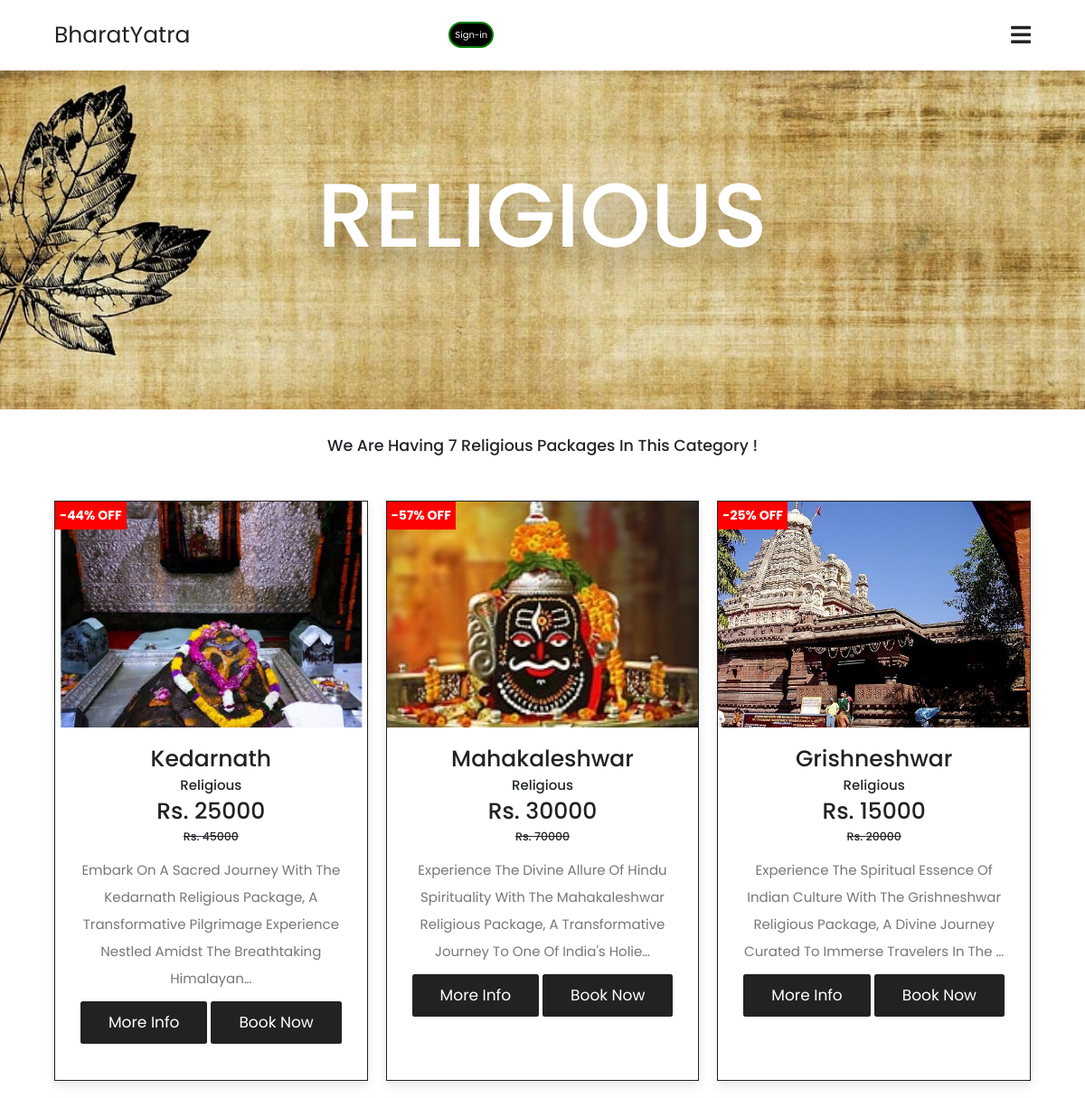
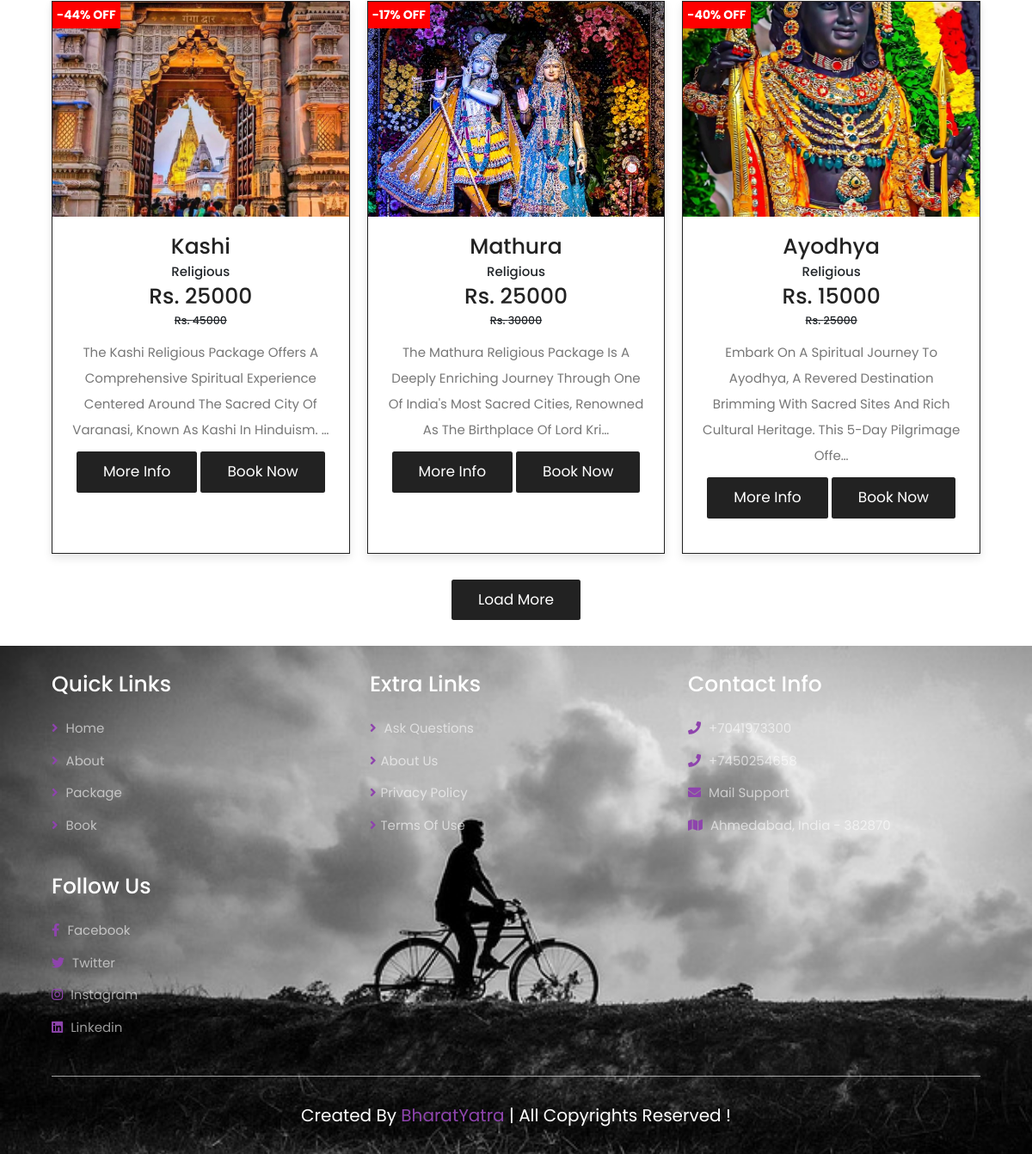
The page /categories/cat25hhf5214e/ on the database its author committed (2 pictures, top to bottom).
### core/models.py (models this page shows, shortened)
class Category(models.Model):
    cid = ShortUUIDField(unique=True, length=10, max_length=20, prefix="cat", alphabet="abcdefgh12345")
    published_date = models.DateTimeField(auto_now_add=False, null=True, blank=True)
    title = models.CharField(max_length=100, default="Religious")
    image = models.ImageField(upload_to="category", default="category.jpg")
    class Meta:
        verbose_name_plural = "Categories"

class Package(models.Model):
    pid = ShortUUIDField(unique=True, length=10, max_length=20, alphabet="abcdefgh12345")
    user = models.ForeignKey(User, on_delete=models.SET_NULL, null=True)
    category = models.ForeignKey(Category, on_delete=models.SET_NULL, null=True, related_name="category")
    title = models.CharField(max_length=100, default="Kedarnath")
    image = models.ImageField(upload_to=user_directory_path, default="package.jpg")
    description = RichTextUploadingField(null=True, blank=True, default="This is a Package.")
    price = models.DecimalField(max_digits=99999, decimal_places=2, default=5000)
    old_price = models.DecimalField(max_digits=99999, decimal_places=2, default=10000)
    specifications = RichTextUploadingField(null=True, blank=True)
    package_left_count = models.CharField(max_length=100, default="10", null=True, blank=True)
    package_life_date = models.CharField(max_length=100, default="100 Days", null=True, blank=True)
    published_date = models.DateTimeField(auto_now_add=False, null=True, blank=True)
    package_date_from = models.DateTimeField(auto_now_add=False, null=True, blank=True)
    package_date_to = models.DateTimeField(auto_now_add=False, null=True, blank=True)
    tags = TaggableManager(blank=True)
    package_status = models.CharField(choices=STATUS, max_length=10, default="in_review")
    status = models.BooleanField(default=True)
    in_stock = models.BooleanField(default=True)
    featured = models.BooleanField(default=False)
    digital = models.BooleanField(default=False)
    sku = ShortUUIDField(unique=True, length=4, max_length=10, prefix="sku", alphabet="1234567890")
    date = models.DateTimeField(auto_now_add=True)
    updated = models.DateTimeField(null=True, blank=True)
    razorpay_order_id = models.CharField(max_length=100, null=True, blank=True)
    razorpay_payment_id = models.CharField(max_length=100, null=True, blank=True)
    razorpay_payment_signature = models.CharField(max_length=100, null=True, blank=True)
    class Meta:
        verbose_name_plural = "Packages"
    def get_percentage(self):
        new_price = ((self.old_price - self.price) / self.old_price) * 100
        return new_price

### core/views.py (the view)
# urls.py: path('categories/<cid>/', views.category_packages, name='category_packages'),
def category_packages(request, cid):
    category = Category.objects.get(cid = cid)
    packages = Package.objects.filter(package_status="published", category=category)
    context = {
        "category":category,
        "packages":packages
    }
    return render(request, "core/category_package.html", context)

### templates/core/category_package.html (shortened to what this page needs)
{% extends 'base.html' %} {% block content %}
<div
  class="heading"
  style="background: url(/static/images/header-bg-2.jpg) no-repeat"
>
  <h1>{{category.title}}</h1>
</div>
<section class="packages">
  <h3><center> We are having {{packages.count}} {{category.title}} package{{packages.count|pluralize}} in this Category !</center></h3>
  <br>
  <br>
  <br>
  <div class="box-container">
    {% for p in packages %}
    <div class="box">
      <div class="image">
        <div class="price_offer">
          <b>-{{ p.get_percentage|floatformat:0 }}% OFF</b>
        </div>
        <img src="{{ p.image.url }}" alt="" />
      </div>
      <div class="content">
        <h3>{{ p.title }}</h3>
        <h4>{{ p.category.title }}</h4>
        <h3>Rs. {{ p.price|floatformat:0 }}</h3>
        <h5 style="text-decoration:line-through">
          Rs. {{ p.old_price|floatformat:0 }}
        </h5>
        {{ p.description|truncatechars:149 | safe }}
        <br>
        <a href="{% url 'core:package_details' p.pid %}" class="btn">More Info</a>
        {% if request.user.is_authenticated %}
        <a href="{% url 'core:book' p.pid %}" class="btn">book now</a>
        {% else %}
        <a class="btn" href="{% url 'userauths:sign-in' %}">Book now</a>
        {% endif %}
      </div>
    </div>
    {% endfor %}
  </div>
  <div class="load-more"><span class="btn">load more</span></div>
</section>
{% endblock %}

### static/css/style.css (style rules this page uses)
:root { --main-color:#8e44ad; --black: #222; --white: #fff; --light-black: #777; --light-white: #fff9; --dark-bg: rgba(0, 0, 0, .7); --light-bg: #eee; --border: .1rem solid var(--black); --box-shadow: 0 .5rem 1rem rgba(0, 0, 0, .1); --text-shadow: 0 1.5rem 3rem rgba(0, 0, 0, .3); }
* { font-family: 'Poppins', sans-serif; margin: 0; padding: 0; box-sizing: border-box; outline: none; border: none; text-decoration: none; text-transform: capitalize; }
html { font-size: 62.5%; overflow-x: hidden; }
section { padding: 5rem 10%; }
.heading { background-size: cover !important; background-position: center !important; padding-top: 10rem; padding-bottom: 15rem; display: flex; align-items: center; justify-content: center; }
.heading h1 { font-size: 10rem; text-transform: uppercase; color: var(--white); text-shadow: var(--text-shadow); }
.btn { display: inline-block; background: var(--black); margin-top: 1rem; color: var(--white); font-size: 1.7rem; padding: 1rem 3rem; cursor: pointer; }
.packages .box-container { display: grid; grid-template-columns: repeat(auto-fit, minmax(30rem, 1fr)); gap: 2rem; }
.packages .box-container .box { border: var(--border); box-shadow: var(--box-shadow); background: var(--white); display: none; }
.packages .box-container .box:nth-child(1), .packages .box-container .box:nth-child(2), .packages .box-container .box:nth-child(3), .packages .box-container .box:nth-child(4), .packages .box-container .box:nth-child(5), .packages .box-container .box:nth-child(6) { display: inline-block; }
.packages .box-container .box .image { height: 25rem; overflow: hidden; }
.packages .box-container .box .image img { height: 100%; width: 100%; object-fit: cover; transition: .2s linear; }
.packages .box-container .box .content { padding: 2rem; text-align: center; }
.packages .box-container .box .content h3 { font-size: 2.5rem; color: var(--black); }
.packages .box-container .box .content p { font-size: 1.5rem; color: var(--light-black); line-height: 2; padding: 1rem 0; }
.packages .load-more { text-align: center; margin-top: 2rem; }
@media (max-width:1200px) { section { padding: 3rem 5%; } }

### templates/core/category_package.html (style rules this page uses)
.price_offer { position: absolute; padding: 5px; text-align: center; font-size: 14px; background-color: red; color: #fff; z-index: 1; }

### rows shown on the page
Category: title "RELIGIOUS", title "Religious"
Package: get_percentage "44", image (picture), title "Kedarnath", category "Religious", price "25000", old_price "45000", description "Embark On A Sacred Journey With The Kedarnath Religious Package, A Transformative Pilgrimage Experience Nestled Amidst The Breathtaking Himalayan…"
Package: get_percentage "57", image (picture), title "Mahakaleshwar", category "Religious", price "30000", old_price "70000", description "Experience The Divine Allure Of Hindu Spirituality With The Mahakaleshwar Religious Package, A Transformative Journey To One Of India's Holie…"
Package: get_percentage "25", image (picture), title "Grishneshwar", category "Religious", price "15000", old_price "20000", description "Experience The Spiritual Essence Of Indian Culture With The Grishneshwar Religious Package, A Divine Journey Curated To Immerse Travelers In The …"
Package: get_percentage "44", image (picture), title "Kashi", category "Religious", price "25000", old_price "45000", description "The Kashi Religious Package Offers A Comprehensive Spiritual Experience Centered Around The Sacred City Of Varanasi, Known As Kashi In Hinduism. …"
Package: get_percentage "17", image (picture), title "Mathura", category "Religious", price "25000", old_price "30000", description "The Mathura Religious Package Is A Deeply Enriching Journey Through One Of India's Most Sacred Cities, Renowned As The Birthplace Of Lord Kri…"
Package: get_percentage "40", image (picture), title "Ayodhya", category "Religious", price "15000", old_price "25000", description "Embark On A Spiritual Journey To Ayodhya, A Revered Destination Brimming With Sacred Sites And Rich Cultural Heritage. This 5-Day Pilgrimage Offe…"

### other values the page prints
{{ packages.count }} "7"
